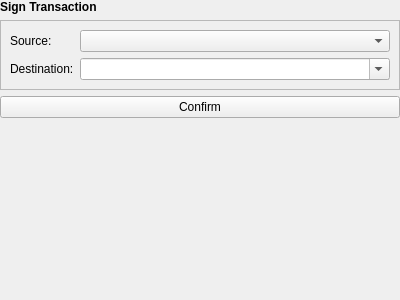
<?xml version="1.0" encoding="UTF-8"?>
<ui version="4.0">
 <class>Form</class>
 <widget class="QWidget" name="Form">
  <property name="geometry">
   <rect>
    <x>0</x>
    <y>0</y>
    <width>400</width>
    <height>300</height>
   </rect>
  </property>
  <property name="windowTitle">
   <string>Form</string>
  </property>
  <layout class="QVBoxLayout" name="verticalLayout">
   <property name="leftMargin">
    <number>0</number>
   </property>
   <property name="topMargin">
    <number>0</number>
   </property>
   <property name="rightMargin">
    <number>0</number>
   </property>
   <property name="bottomMargin">
    <number>0</number>
   </property>
   <item>
    <widget class="QLabel" name="label">
     <property name="text">
      <string>&lt;html&gt;&lt;head/&gt;&lt;body&gt;&lt;p&gt;&lt;span style=&quot; font-weight:600;&quot;&gt;Sign Transaction&lt;/span&gt;&lt;/p&gt;&lt;/body&gt;&lt;/html&gt;</string>
     </property>
    </widget>
   </item>
   <item>
    <widget class="QFrame" name="frame">
     <property name="frameShape">
      <enum>QFrame::StyledPanel</enum>
     </property>
     <property name="frameShadow">
      <enum>QFrame::Raised</enum>
     </property>
     <layout class="QGridLayout" name="gridLayout" columnstretch="0,1">
      <item row="0" column="1">
       <widget class="QComboBox" name="comboBox"/>
      </item>
      <item row="0" column="0">
       <widget class="QLabel" name="label_2">
        <property name="text">
         <string>Source:</string>
        </property>
       </widget>
      </item>
      <item row="1" column="1">
       <widget class="QComboBox" name="comboBox_2">
        <property name="editable">
         <bool>true</bool>
        </property>
       </widget>
      </item>
      <item row="1" column="0">
       <widget class="QLabel" name="label_3">
        <property name="text">
         <string>Destination:</string>
        </property>
       </widget>
      </item>
     </layout>
    </widget>
   </item>
   <item>
    <widget class="QPushButton" name="pushButton">
     <property name="text">
      <string>Confirm</string>
     </property>
    </widget>
   </item>
   <item>
    <spacer name="verticalSpacer">
     <property name="orientation">
      <enum>Qt::Vertical</enum>
     </property>
     <property name="sizeHint" stdset="0">
      <size>
       <width>20</width>
       <height>40</height>
      </size>
     </property>
    </spacer>
   </item>
  </layout>
 </widget>
 <resources/>
 <connections/>
</ui>
